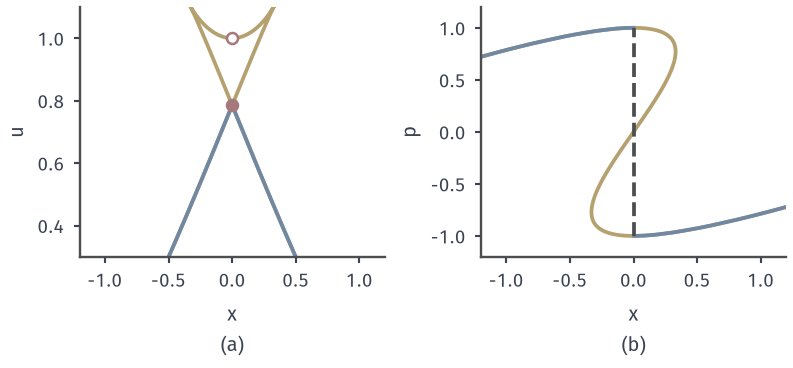

This chart was generated by the following Python code:
from pathlib import Path
import sys
ROOT = next(p for p in Path(__file__).resolve().parents if (p/"build.sh").is_file() and (p/"tex/book.tex").is_file())
sys.path.insert(0, str(ROOT/"figures/06-differential-equations/02-partial-differential-equations/matplotlib/hj-common"))
from hj_common import *
HERE = Path(__file__).resolve().parent
# Target: at t=pi/2 the characteristic image of the initial data is multi-valued; lower envelope = Hopf-Lax.
fig, axs = figure(width_mm=112, height_mm=52, ncols=2)
t=np.pi/2; y=np.linspace(-np.pi,np.pi,6001)
x=y-t*np.sin(y); z=np.cos(y)+t*np.sin(y)**2/2; p=-np.sin(y)
gx=np.linspace(-np.pi,np.pi,1201); gu,gy=hopf_lax(gx,t,np.cos,np.linspace(-9,9,36001))
mask=np.abs(gx)>1e-3
ax=axs[0]; style(ax); ax.plot(x,z,color=YELLOW,lw=1.5)
ax.plot(gx,gu,color=BLUE,lw=1.5)
ax.plot([0],[np.pi/4],'o',ms=4.4,color=RED,zorder=6); ax.plot([0],[1],'o',ms=4.4,mfc='white',mec=RED,zorder=6)
ax.set_xlim(-1.2,1.2); ax.set_ylim(.3,1.1); ax.set_ylabel('$u$'); sub(ax,'a','$x$')
ax=axs[1]; style(ax); ax.plot(x,p,color=YELLOW,lw=1.5)
L=gx<0
ax.plot(gx[L],(gx[L]-gy[L])/t,color=BLUE,lw=1.5); ax.plot(gx[~L],(gx[~L]-gy[~L])/t,color=BLUE,lw=1.5)
ax.plot([0,0],[-1,1],color=LINE,lw=1.5,ls='--')
ax.set_xlim(-1.2,1.2); ax.set_ylim(-1.2,1.2); ax.set_ylabel('$p$'); sub(ax,'b','$x$')
xc=np.arccos(2/np.pi)-t*np.sin(np.arccos(2/np.pi))
save(fig,HERE,'figure',{'formula':'t=pi/2; x=y-t sin y; u(0)=pi/4; third branch 1','fold_x':float(xc)})
print('fold at',xc)
